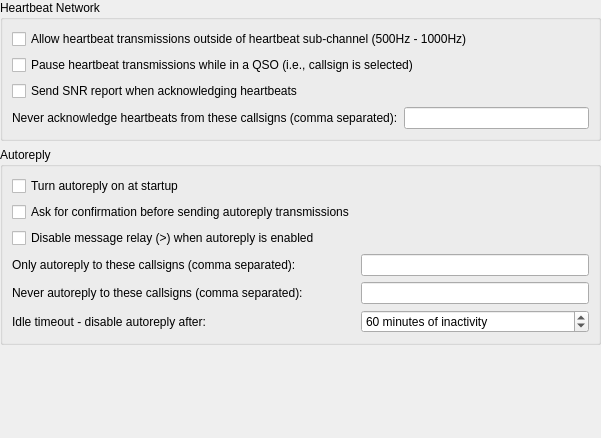
             <widget class="QWidget" name="scrollAreaWidgetContents_8">
              <property name="geometry">
               <rect>
                <x>0</x>
                <y>0</y>
                <width>601</width>
                <height>438</height>
               </rect>
              </property>
              <layout class="QVBoxLayout" name="verticalLayout_16">
               <property name="leftMargin">
                <number>0</number>
               </property>
               <property name="topMargin">
                <number>0</number>
               </property>
               <property name="rightMargin">
                <number>0</number>
               </property>
               <property name="bottomMargin">
                <number>0</number>
               </property>
               <item>
                <widget class="QGroupBox" name="groupBox_13">
                 <property name="title">
                  <string>Heartbeat Network</string>
                 </property>
                 <layout class="QVBoxLayout" name="verticalLayout_34">
                  <item>
                   <widget class="QCheckBox" name="heartbeat_anywhere_check_box">
                    <property name="text">
                     <string>Allow heartbeat transmissions outside of heartbeat sub-channel (500Hz - 1000Hz)</string>
                    </property>
                   </widget>
                  </item>
                  <item>
                   <widget class="QCheckBox" name="heartbeat_qso_pause_check_box">
                    <property name="text">
                     <string>Pause heartbeat transmissions while in a QSO (i.e., callsign is selected)</string>
                    </property>
                   </widget>
                  </item>
                  <item>
                   <widget class="QCheckBox" name="heartbeat_ack_snr_check_box">
                    <property name="visible">
                     <bool>false</bool>
                    </property>
                    <property name="text">
                     <string>Send SNR report when acknowledging heartbeats</string>
                    </property>
                   </widget>
                  </item>
                  <item>
                   <layout class="QFormLayout" name="formLayout_16">
                    <property name="bottomMargin">
                     <number>0</number>
                    </property>
                    <item row="0" column="0">
                     <widget class="QLabel" name="label_26">
                      <property name="text">
                       <string>Never acknowledge heartbeats from these callsigns (comma separated):</string>
                      </property>
                     </widget>
                    </item>
                    <item row="0" column="1">
                     <widget class="QLineEdit" name="hb_blacklist_line_edit"/>
                    </item>
                   </layout>
                  </item>
                 </layout>
                </widget>
               </item>
               <item>
                <widget class="QGroupBox" name="groupBox_9">
                 <property name="title">
                  <string>Autoreply</string>
                 </property>
                 <layout class="QFormLayout" name="formLayout">
                  <item row="0" column="0">
                   <widget class="QCheckBox" name="autoreply_on_check_box">
                    <property name="text">
                     <string>Turn autoreply on at startup</string>
                    </property>
                   </widget>
                  </item>
                  <item row="2" column="0">
                   <widget class="QCheckBox" name="relay_disabled_check_box">
                    <property name="text">
                     <string>Disable message relay (&gt;) when autoreply is enabled</string>
                    </property>
                   </widget>
                  </item>
                  <item row="3" column="0">
                   <widget class="QLabel" name="label_23">
                    <property name="text">
                     <string>Only autoreply to these callsigns (comma separated):</string>
                    </property>
                   </widget>
                  </item>
                  <item row="3" column="1">
                   <widget class="QLineEdit" name="auto_whitelist_line_edit"/>
                  </item>
                  <item row="4" column="0">
                   <widget class="QLabel" name="label_15">
                    <property name="text">
                     <string>Never autoreply to these callsigns (comma separated):</string>
                    </property>
                   </widget>
                  </item>
                  <item row="4" column="1">
                   <widget class="QLineEdit" name="auto_blacklist_line_edit"/>
                  </item>
                  <item row="5" column="0">
                   <widget class="QLabel" name="label_10">
                    <property name="text">
                     <string>Idle timeout - disable autoreply after:</string>
                    </property>
                    <property name="buddy">
                     <cstring>tx_watchdog_spin_box</cstring>
                    </property>
                   </widget>
                  </item>
                  <item row="5" column="1">
                   <widget class="QSpinBox" name="tx_watchdog_spin_box">
                    <property name="toolTip">
                     <string>&lt;html&gt;&lt;head/&gt;&lt;body&gt;&lt;p&gt;Number of minutes before unattended heartbeat transmissions are aborted.&lt;/p&gt;&lt;/body&gt;&lt;/html&gt;</string>
                    </property>
                    <property name="specialValueText">
                     <string>Disabled</string>
                    </property>
                    <property name="suffix">
                     <string> minutes of inactivity</string>
                    </property>
                    <property name="prefix">
                     <string/>
                    </property>
                    <property name="minimum">
                     <number>0</number>
                    </property>
                    <property name="maximum">
                     <number>1440</number>
                    </property>
                    <property name="singleStep">
                     <number>1</number>
                    </property>
                    <property name="value">
                     <number>60</number>
                    </property>
                   </widget>
                  </item>
                  <item row="1" column="0">
                   <widget class="QCheckBox" name="autoreply_confirmation_check_box">
                    <property name="text">
                     <string>Ask for confirmation before sending autoreply transmissions</string>
                    </property>
                   </widget>
                  </item>
                 </layout>
                </widget>
               </item>
               <item>
                <spacer name="verticalSpacer_18">
                 <property name="orientation">
                  <enum>Qt::Orientation::Vertical</enum>
                 </property>
                 <property name="sizeHint" stdset="0">
                  <size>
                   <width>20</width>
                   <height>220</height>
                  </size>
                 </property>
                </spacer>
               </item>
              </layout>
             </widget>
